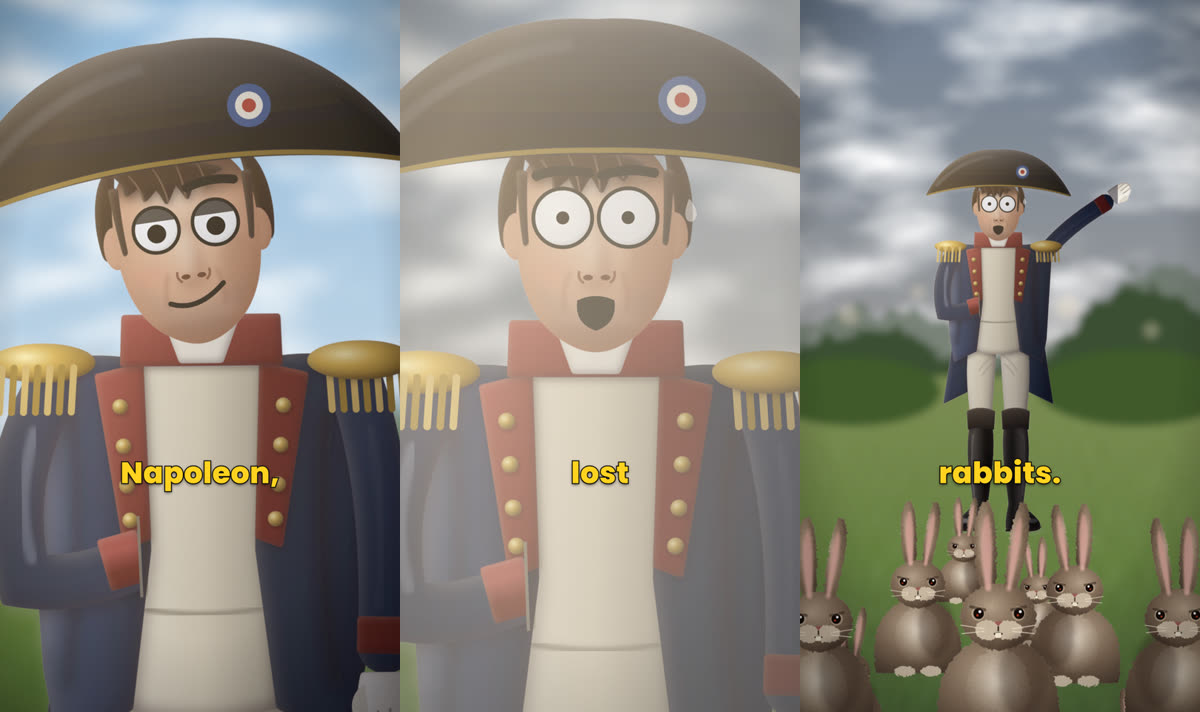
#> input picture skill_src/painted-explainer-shorts/assets/reference/alt_variant_A_crude_eyes.jpg, 1200 x 712 px
$ python cutout.py ../../skill_src/painted-explainer-shorts/assets/reference/alt_variant_A_crude_eyes.jpg ../../skill_src/painted-explainer-shorts/assets/reference/approved_captions_closeup.jpg ../../skill_src/painted-explainer-shorts/assets/reference/approved_captions_closeup.jpg 1.0 1.0
#> lines starting #> are read from the running program, lines starting #| are printed output that depends on the picture; after the words box and inside, x2 and y2 are one past the last pixel; in counts of white or black regions, pixels touching at a corner belong together
# White/grey studio background removal with soft edges + color decontamination.
# python3 cutout.py src.jpg out.png [mode=solid|keepholes] [tlo] [thi]
import sys, cv2, numpy as np
src, out = sys.argv[1], sys.argv[2]
mode = sys.argv[3] if len(sys.argv) > 3 else 'solid'
tlo = float(sys.argv[4]) if len(sys.argv) > 4 else 14
thi = float(sys.argv[5]) if len(sys.argv) > 5 else 46
I = cv2.imread(src).astype(np.float32)
h, w = I.shape[:2]
L = I.mean(2); chroma = I.max(2) - I.min(2)
cand = (L > 175) & (chroma < 28)
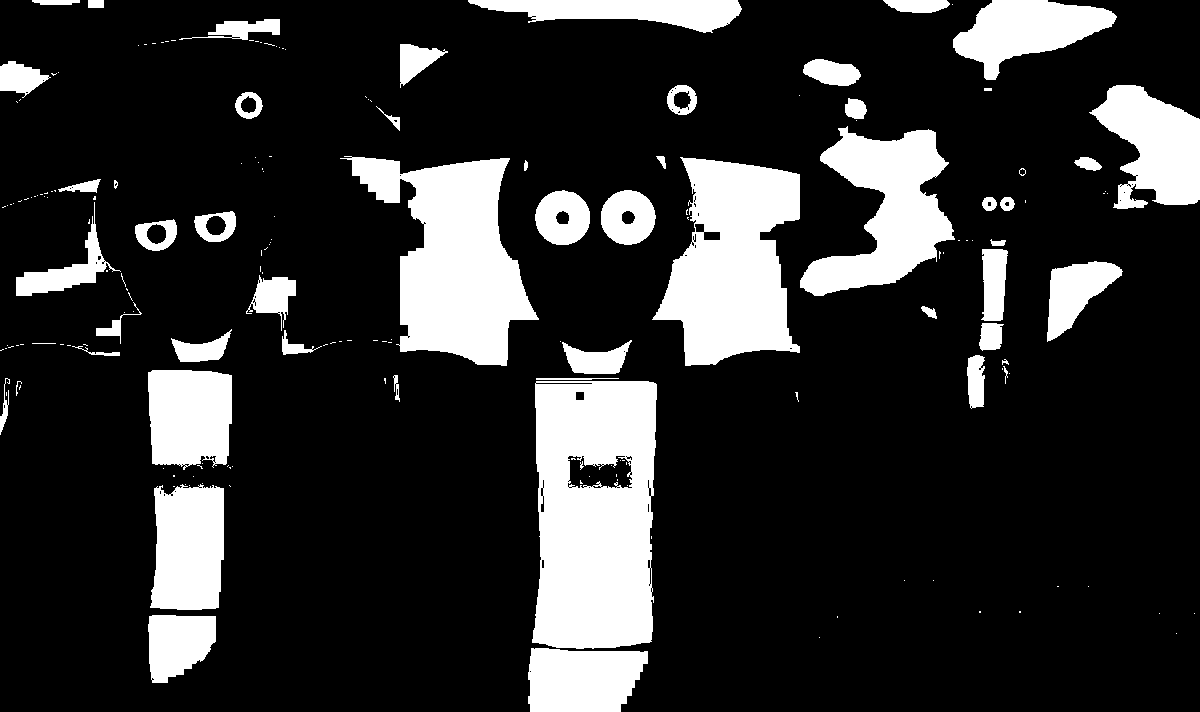
#> cand: shape (712, 1200) bool; 18.5% white; 187 white regions (132 under 20 px), largest, box (x1, y1, x2, y2) and area: (532, 381, 657, 649) 29056, (340, 156, 539, 366) 21560, (652, 157, 800, 366) 20304
yy, xx = np.mgrid[0:h, 0:w].astype(np.float32)
X = np.stack([np.ones_like(xx), xx/w, yy/h, (xx/w)**2, (yy/h)**2, xx*yy/(w*h)], -1)
sel = cand.copy(); sel[16:-16, 16:-16] &= (np.random.rand(h-32, w-32) < 0.15)
#> after `sel[16:-16, 16:-16] &= np.random.rand(h - 32, w - 32) < 0.15`:
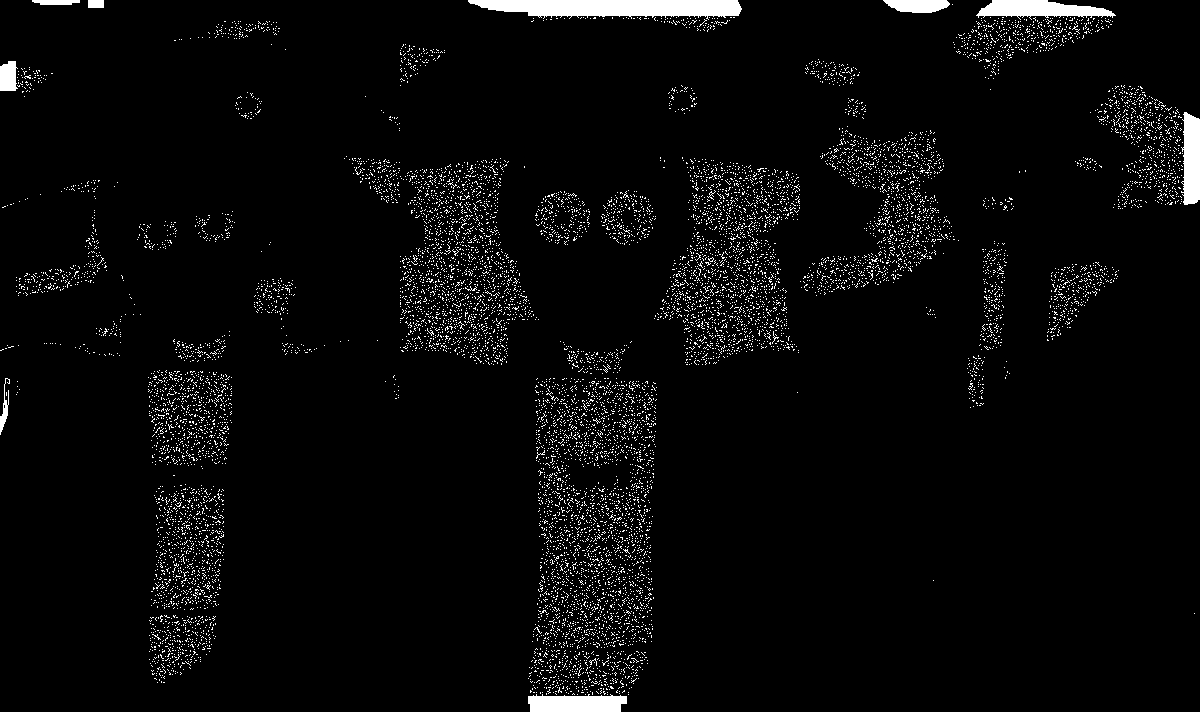
#> sel: shape (712, 1200) bool; 3.8% white; 11036 white regions (11025 under 20 px), largest, box (x1, y1, x2, y2) and area: (468, 0, 742, 20) 4023, (976, 0, 1116, 20) 1729, (528, 694, 627, 712) 1534
A = X[sel]; B = np.zeros_like(I)
for c in range(3):
    coef, *_ = np.linalg.lstsq(A, I[..., c][sel], rcond=None)
    B[..., c] = X @ coef
#> this loop made 3 passes
#> coef on passes 1 to 3: [215.6, -34.81, -22.63, 18.26, -23.84, 25.68], [201.9, 2.26, 13.61, -16.43, -29.67, 11.66], [186.5, 38.94, 44.34, -45.74, -38.02, -5.31]
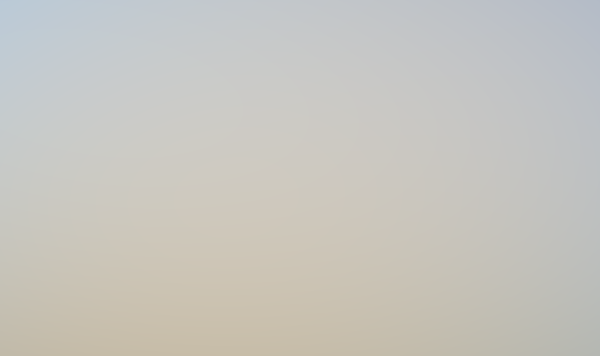
#> B: shape (712, 1200, 3) float32 (shown at 1/2 size); mean B, G, R 191.4, 197.6, 199.2
d = np.sqrt(((I - B) ** 2).sum(2))
if mode == 'chroma': d = chroma * 1.6
d = cv2.GaussianBlur(d, (3, 3), 0)
low = (d < tlo).astype(np.uint8)
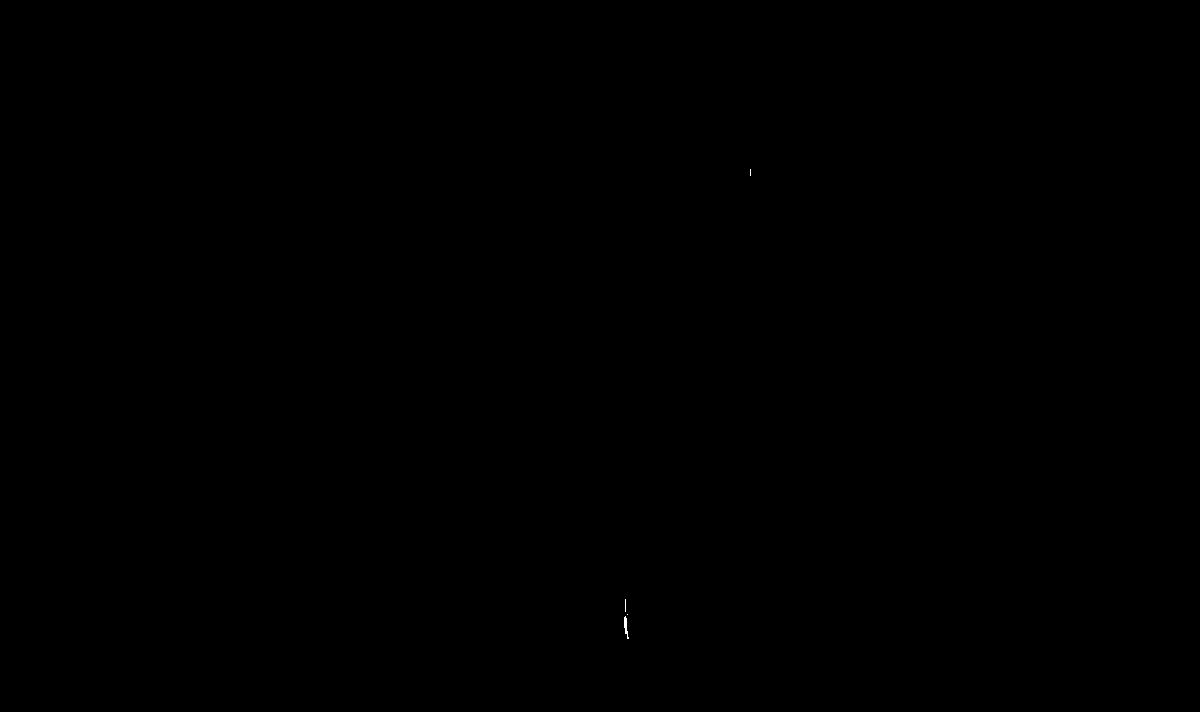
#> low: shape (712, 1200); values 0 (black) and 1 (white), 0.01% white in thin lines or dots, all inside (x1, y1, x2, y2) = (624, 169, 751, 639)
n, lab = cv2.connectedComponents(low, connectivity=4)
#> lab: shape (712, 1200) int32; 5 distinct labels, from 0 to 4
#> n = 5
border = set(np.unique(np.concatenate([lab[0], lab[-1], lab[:, 0], lab[:, -1]]))) - {0}
#> border = 0 items
bg = np.isin(lab, list(border))
#> bg: shape (712, 1200) bool; every value is 0
if mode == 'solid':   # also drop large enclosed bright pockets (gaps between legs)
    for i in range(1, n):
        if i in border: continue
        m = lab == i
        if m.sum() > 60 and L[m].mean() > 170: bg |= m
if mode == 'chroma':   # big enclosed pure-white pockets are background seen through gaps
    for i in range(1, n):
        if i in border: continue
        m = lab == i
        if m.sum() > 0.006 * h * w and L[m].mean() > 232: bg |= m
fg = ~bg
#> fg: shape (712, 1200) bool; every value is 1
# soft alpha near the boundary only
a = np.clip((d - tlo) / (thi - tlo), 0, 1)
dist_in = cv2.distanceTransform(fg.astype(np.uint8), cv2.DIST_L2, 3)
#> dist_in: shape (712, 1200) float32; every value is 3.4e+38
alpha = np.where(dist_in > 3, 1.0, a) * fg
#> alpha: shape (712, 1200) float32; every value is 1
alpha = cv2.GaussianBlur(alpha.astype(np.float32), (3, 3), 0) * (cv2.dilate(fg.astype(np.uint8), np.ones((3,3)))>0)
# drop specks
m8 = (alpha > 0.5).astype(np.uint8)
n2, lab2, st, _ = cv2.connectedComponentsWithStats(m8, 8)
#> lab2: shape (712, 1200) int32; every value is 1
#> n2 = 2; st = [[-1, 2147483647, 0, 0, 0], [0, 0, 1200, 712, 854400]]
if n2 > 1:
    keep = np.zeros(n2, bool); big = st[1:, cv2.CC_STAT_AREA].max()
#> after `big = st[1:, cv2.CC_STAT_AREA].max()`: big = 854400
    keep[1:] = st[1:, cv2.CC_STAT_AREA] > max(80, big * 0.004)
    km = cv2.dilate(keep[lab2].astype(np.uint8), np.ones((5,5)))
    alpha *= km
ae = alpha[..., None]
C = np.where(ae > 0.03, B + (I - B) / np.maximum(ae, 0.03), I)
C = np.clip(C, 0, 255)
# --- defringe: edge pixels take colour from the solid interior, bright halo pixels are killed, alpha choked
solid = (alpha > 0.97).astype(np.float32)
solid_core = cv2.erode(solid, np.ones((3, 3)))
num = cv2.GaussianBlur(C * solid_core[..., None], (0, 0), 3)
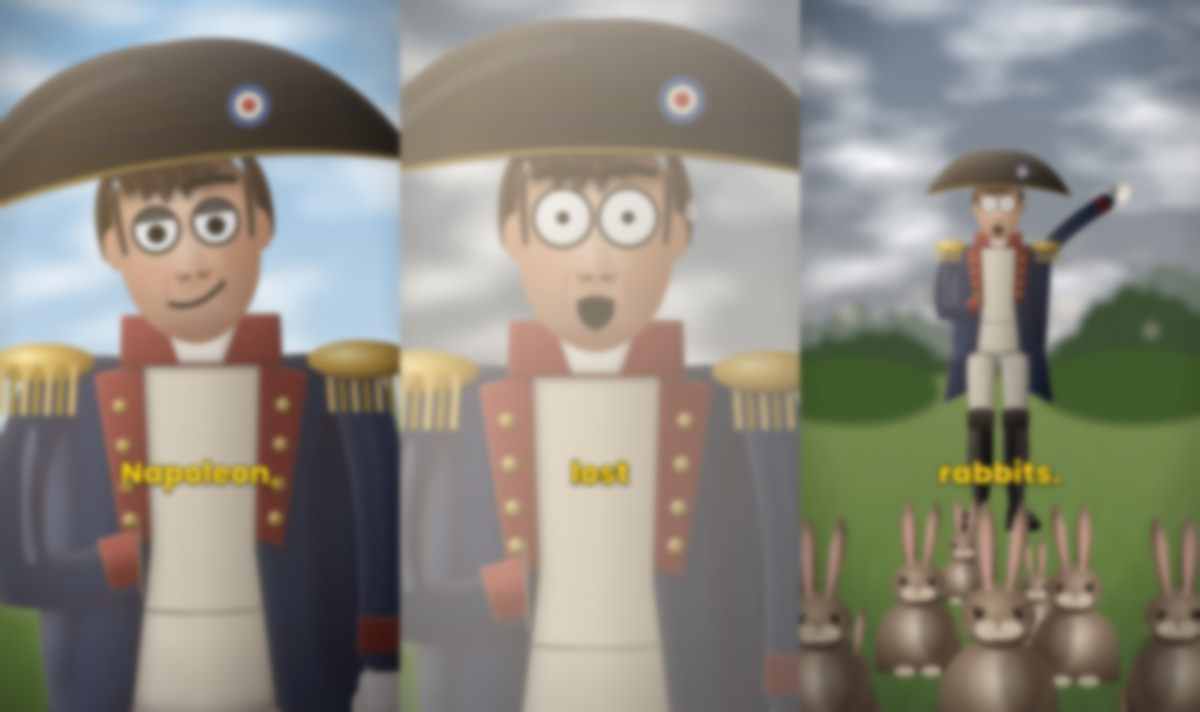
#> num: shape (712, 1200, 3) float32; mean B, G, R 126.1, 136.4, 139.6
den = cv2.GaussianBlur(solid_core, (0, 0), 3)[..., None]
interior = num / np.maximum(den, 1e-4)
gmean = C[alpha > 0.97].mean(0) if (alpha > 0.97).any() else np.array([128, 128, 128.])
#> gmean = [126.1, 136.4, 139.6]
far = den[..., 0] <= 0.02
interior = np.where(far[..., None], gmean[None, None, :] * (0.75 + 0.5 * (I.mean(2, keepdims=True) / 255)), interior)
edge = (alpha < 0.97) & (alpha > 0)
w_int = np.clip(1.15 - alpha, 0, 1)[..., None]           # the more transparent, the more interior colour
#> w_int: shape (712, 1200, 1) float32; every value is 0.15
C = np.where(edge[..., None], C * (1 - w_int) + interior * w_int, C)
Lc = C.mean(2); Li = interior.mean(2)
halo = edge & (Lc > Li + 22) & ((C.max(2) - C.min(2)) < 30)
alpha = np.where(halo, alpha * 0.25, alpha)
alpha = np.clip((alpha - 0.12) / 0.88, 0, 1)             # choke
# 1px erosion of the outermost ring
ring = (alpha > 0) & (cv2.erode((alpha > 0).astype(np.uint8), np.ones((3, 3))) == 0)
alpha = np.where(ring, alpha * 0.5, alpha)
if mode == 'keepholes':   # translucent subject: thin parts get white->alpha so bristles never read white
    m = (alpha > 0.5).astype(np.uint8)
    thick = cv2.dilate(cv2.morphologyEx(m, cv2.MORPH_OPEN, cv2.getStructuringElement(cv2.MORPH_ELLIPSE, (31, 31))), np.ones((5, 5)))
    thin = (alpha > 0) & (thick == 0)
    c2a = np.clip((255 - I.min(2)) / 255 * 1.6, 0, 1)
    tw = cv2.GaussianBlur(thin.astype(np.float32), (0, 0), 2)
    alpha = alpha * (1 - tw) + np.minimum(alpha, c2a) * tw
    tint = gmean * 1.05
    whiteish = np.clip((I.min(2) - 150) / 80, 0, 1)[..., None] * tw[..., None]
    C = C * (1 - whiteish) + tint[None, None, :] * whiteish
    C = np.clip(C, 0, 255)
rgba = np.dstack([C, alpha * 255]).astype(np.uint8)
ys, xs = np.where(alpha > 0.02)
y0, y1, x0, x1 = max(ys.min()-4, 0), min(ys.max()+5, h), max(xs.min()-4, 0), min(xs.max()+5, w)
#> y0 = 0; y1 = 712; x0 = 0; x1 = 1200
cv2.imwrite(out, rgba[y0:y1, x0:x1])
print(f"{out} bbox={x0},{y0},{x1},{y1} size={x1-x0}x{y1-y0}")
#| ../../skill_src/painted-explainer-shorts/assets/reference/approved_captions_closeup.jpg bbox=0,0,1200,712 size=1200x712
